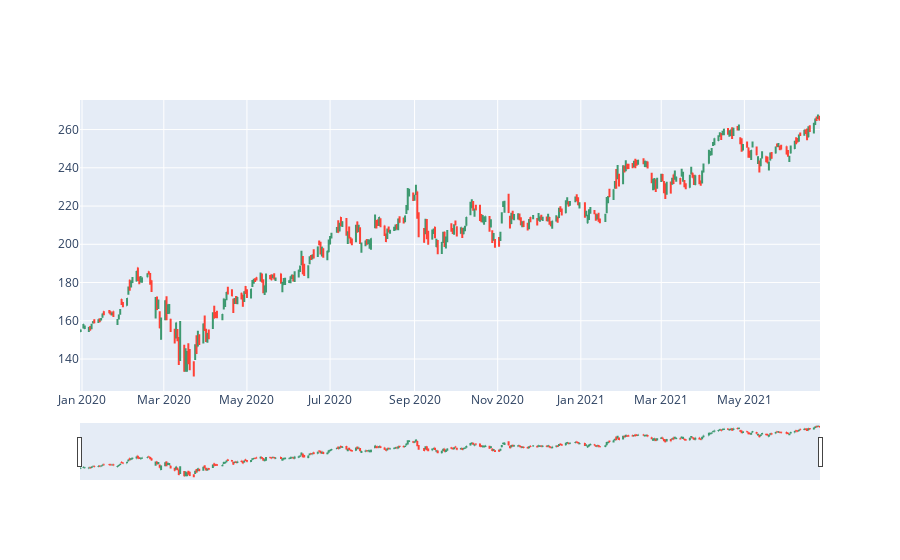

Notebook source saved alongside this figure:
### Code cell
# OHLC charts (Open, High, Low, Close) are similar to candlestick charts
# and are important as they work on the closing price.
fig = go.Figure(data=go.Ohlc(x=old['Date'],
                    open=old['Open'],
                    high=old['High'],
                    low=old['Low'],
                    close=old['Close']))
fig.show()

### Figure 1 — Plotly figure (JSON) as saved in the notebook; plotly's stock layout.template omitted (floating-point values rounded to 4 significant figures; data arrays with more than 128 entries replaced by an {"elided": "..."} marker saying what was removed)
{"data": [{"close": {"elided": "375 float values"}, "high": {"elided": "375 float values"}, "low": {"elided": "375 float values"}, "open": {"elided": "375 float values"}, "type": "ohlc", "x": {"elided": "375 str values"}}], "layout": {"autosize": true, "xaxis": {"autorange": true, "range": ["2019-12-30 12:00", "2021-06-25 12:00"], "rangeslider": {"autorange": true, "range": ["2019-12-30 12:00", "2021-06-25 12:00"], "yaxis": {"_template": null, "rangemode": "match"}}, "type": "date"}, "yaxis": {"autorange": true, "range": [123.3, 275.5]}}}
